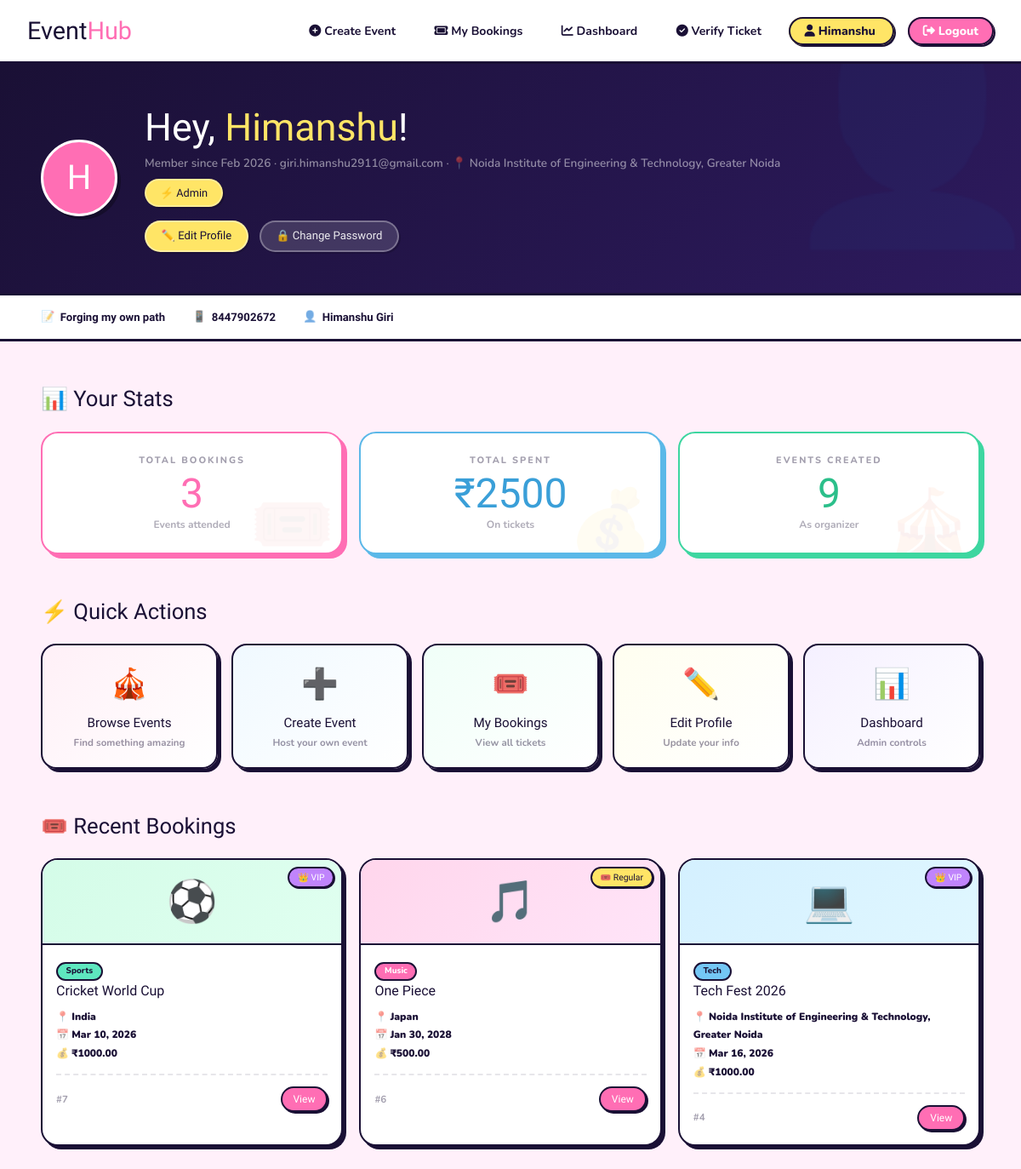
/accounts/profile/ (signed in), run on the app's committed database.
### events/models.py (models this page shows, shortened)
class UserProfile(models.Model):
    user = models.OneToOneField(User, on_delete=models.CASCADE)
    bio = models.TextField(blank=True, null=True, max_length=300)
    mobile = models.CharField(max_length=15, blank=True, null=True)
    profile_picture = models.ImageField(upload_to='profile_pics/', blank=True, null=True)
    location = models.CharField(max_length=100, blank=True, null=True)
    is_email_verified = models.BooleanField(default=False)

class Booking(models.Model):
    TICKET_CHOICES = [
        ('Regular', 'Regular'),
        ('VIP', 'VIP'),
    ]
    event = models.ForeignKey(Event, on_delete=models.CASCADE)
    user = models.ForeignKey(User, on_delete=models.CASCADE)
    ticket_type = models.CharField(max_length=20, choices=TICKET_CHOICES, default='Regular')
    price = models.DecimalField(max_digits=8, decimal_places=2, default=0)
    booked_at = models.DateTimeField(auto_now_add=True)
    qr_code = models.ImageField(upload_to='qr_codes/', blank=True, null=True)
    is_used = models.BooleanField(default=False)

class Event(models.Model):
    title = models.CharField(max_length=200)
    description = models.TextField()
    location = models.CharField(max_length=200)
    date = models.DateTimeField()
    capacity = models.IntegerField()
    created_by = models.ForeignKey(User, on_delete=models.CASCADE)
    image = models.ImageField(upload_to='event_images/', blank=True, null=True)
    CATEGORY_CHOICES = [
        ('Tech', 'Tech'),
        ('Music', 'Music'),
        ('Sports', 'Sports'),
        ('Business', 'Business'),
    ]
    category = models.CharField(max_length=50, choices=CATEGORY_CHOICES, default='Tech')

### events/views.py (the view)
# urls.py: path('accounts/profile/', views.profile, name='profile'),
@login_required
def profile(request):
    bookings = Booking.objects.filter(user=request.user).order_by('-booked_at')
    total_spent = bookings.aggregate(total=Sum('price'))['total'] or 0
    events_created = Event.objects.filter(created_by=request.user).count()
    profile, created = UserProfile.objects.get_or_create(user=request.user)
    context = {
        'bookings': bookings,
        'total_spent': total_spent,
        'events_created': events_created,
        'total_bookings': bookings.count(),
        'profile': profile,
    }
    return render(request, 'events/profile.html', context)

### events/templates/events/profile.html (shortened to what this page needs)
{% extends 'events/base.html' %}
{% block content %}
<div class="profile-header">
  <div class="profile-header-inner">
    <div class="avatar">
      {% if profile.profile_picture %}
        <img src="{{ profile.profile_picture.url }}" alt="{{ user.username }}">
      {% else %}
        {{ user.username|first|upper }}
      {% endif %}
    </div>
    <div class="profile-info">
      <h1>Hey, <em>{{ user.username }}</em>!</h1>
      <p>
        Member since {{ user.date_joined|date:"M Y" }}
        {% if user.email %} · {{ user.email }}{% endif %}
        {% if profile.location %} · 📍 {{ profile.location }}{% endif %}
      </p>
      <div class="profile-badge">
        {% if user.is_superuser %}⚡ Admin{% else %}🎟️ Event Lover{% endif %}
      </div>
      <div class="profile-actions">
        <a href="{% url 'edit_profile' %}" class="btn-profile-action btn-edit">
          ✏️ Edit Profile
        </a>
        <a href="{% url 'change_password' %}" class="btn-profile-action btn-passwd">
          🔒 Change Password
        </a>
      </div>
    </div>
  </div>
</div>
{% if profile.bio or profile.mobile %}
<div class="info-strip">
  <div class="info-strip-inner">
    {% if profile.bio %}
      <div class="info-chip">📝 <span>{{ profile.bio }}</span></div>
    {% endif %}
    {% if profile.mobile %}
      <div class="info-chip">📱 <span>{{ profile.mobile }}</span></div>
    {% endif %}
    {% if user.first_name %}
      <div class="info-chip">👤 <span>{{ user.first_name }} {{ user.last_name }}</span></div>
    {% endif %}
  </div>
</div>
{% endif %}
<div class="profile-wrap">
  <div class="section-title">📊 Your Stats</div>
  <div class="stats-row">
    <div class="stat-card stat-pink" data-emoji="🎟️">
      <div class="stat-label">Total Bookings</div>
      <div class="stat-value">{{ total_bookings }}</div>
      <div class="stat-sub">Events attended</div>
    </div>
    <div class="stat-card stat-sky" data-emoji="💰">
      <div class="stat-label">Total Spent</div>
      <div class="stat-value">₹{{ total_spent }}</div>
      <div class="stat-sub">On tickets</div>
    </div>
    <div class="stat-card stat-mint" data-emoji="🎪">
      <div class="stat-label">Events Created</div>
      <div class="stat-value">{{ events_created }}</div>
      <div class="stat-sub">As organizer</div>
    </div>
  </div>
  <div class="section-title">⚡ Quick Actions</div>
  <div class="actions-grid">
    <a href="{% url 'event_list' %}" class="action-card ac-pink">
      <div class="action-icon">🎪</div>
      <div class="action-title">Browse Events</div>
      <div class="action-sub">Find something amazing</div>
    </a>
    <a href="{% url 'create_event' %}" class="action-card ac-sky">
      <div class="action-icon">➕</div>
      <div class="action-title">Create Event</div>
      <div class="action-sub">Host your own event</div>
    </a>
    <a href="{% url 'my_bookings' %}" class="action-card ac-mint">
      <div class="action-icon">🎟️</div>
      <div class="action-title">My Bookings</div>
      <div class="action-sub">View all tickets</div>
    </a>
    <a href="{% url 'edit_profile' %}" class="action-card ac-lemon">
      <div class="action-icon">✏️</div>
      <div class="action-title">Edit Profile</div>
      <div class="action-sub">Update your info</div>
    </a>
    {% if user.is_superuser %}
      <a href="{% url 'dashboard' %}" class="action-card ac-lav">
        <div class="action-icon">📊</div>
        <div class="action-title">Dashboard</div>
        <div class="action-sub">Admin controls</div>
      </a>
    {% endif %}
  </div>
  <div class="section-title">🎟️ Recent Bookings</div>
  <div class="bookings-grid">
    {% for booking in bookings|slice:":6" %}
      <div class="booking-card">
        {% if booking.event.category == 'Tech' %}
          <div class="booking-card-top top-tech">💻
        {% elif booking.event.category == 'Music' %}
          <div class="booking-card-top top-music">🎵
        {% elif booking.event.category == 'Sports' %}
          <div class="booking-card-top top-sports">⚽
        {% elif booking.event.category == 'Business' %}
          <div class="booking-card-top top-business">💼
        {% else %}
          <div class="booking-card-top top-default">🎉
        {% endif %}
          <span class="ticket-float {% if booking.ticket_type == 'VIP' %}badge-vip{% else %}badge-regular{% endif %}">
            {% if booking.ticket_type == 'VIP' %}👑 VIP{% else %}🎟️ Regular{% endif %}
          </span>
        </div>
        <div class="booking-card-body">
          {% if booking.event.category == 'Tech' %}<span class="mini-tag t-sky">Tech</span>
          {% elif booking.event.category == 'Music' %}<span class="mini-tag t-pink">Music</span>
          {% elif booking.event.category == 'Sports' %}<span class="mini-tag t-mint">Sports</span>
          {% elif booking.event.category == 'Business' %}<span class="mini-tag t-lemon">Business</span>
          {% else %}<span class="mini-tag t-lav">Other</span>{% endif %}
          <div class="booking-event-name">{{ booking.event.title }}</div>
          <div class="booking-meta">
            📍 <b>{{ booking.event.location }}</b><br>
            📅 <b>{{ booking.event.date|date:"M d, Y" }}</b><br>
            💰 <b>₹{{ booking.price }}</b>
          </div>
          <div class="booking-footer">
            <span style="font-size:0.72rem;font-weight:700;color:rgba(26,16,53,0.4)">#{{ booking.id }}</span>
            <a href="{% url 'event_detail' booking.event.id %}" class="btn-sm-pop">View</a>
          </div>
        </div>
      </div>
    {% endfor %}
  </div>
</div>
{% endblock %}

### events/templates/events/base.html (shortened to what this page needs)
<!DOCTYPE html>
<html>
<head>
<link href="https://cdn.jsdelivr.net/npm/bootstrap@5.3.3/dist/css/bootstrap.min.css" rel="stylesheet">
<link rel="stylesheet" href="https://cdnjs.cloudflare.com/ajax/libs/font-awesome/6.5.0/css/all.min.css">
</head>
<body>
<nav class="navbar navbar-dark bg-dark px-4">
    <a class="navbar-brand" href="{% url 'home' %}">
        Event<span style="color:#ff6eb4">Hub</span>
    </a>
    <div>
        <a class="text-light me-3" href="{% url 'create_event' %}">
            <i class="fa-solid fa-circle-plus"></i> Create Event
        </a>
        <a class="text-light me-3" href="{% url 'my_bookings' %}">
            <i class="fa-solid fa-ticket"></i> My Bookings
        </a>
        <a class="text-light me-3" href="{% url 'dashboard' %}">
            <i class="fa-solid fa-chart-line"></i> Dashboard
        </a>
        <a class="text-light me-3" href="{% url 'verify_ticket' %}">
            <i class="fa-solid fa-check-circle"></i> Verify Ticket
        </a>
        {% if user.is_authenticated %}
            <a class="text-warning me-3" href="{% url 'profile' %}">
                <i class="fa-solid fa-user"></i> {{ user.username }}
            </a>
            <a class="text-danger" href="{% url 'logout' %}">
                <i class="fa-solid fa-right-from-bracket"></i> Logout
            </a>
        {% endif %}
    </div>
</nav>
<div class="container mt-5">
    {% block content %}
    {% endblock %}
</div>
</body>
</html>

### events/templates/events/base.html (style rules this page uses)
body { background: #fff0fa; background-image: none; font-family: 'Nunito', sans-serif; margin: 0; padding: 0; }
body::before { display: none; }
.navbar.navbar-dark.bg-dark { background: #fff !important; border-bottom: 3px solid #1a1035 !important; box-shadow: 0 4px 0 rgba(0,0,0,0.08) !important; padding: 0.6rem 2rem !important; }
.navbar .navbar-brand { font-family: 'Fredoka One', cursive !important; font-size: 1.8rem !important; color: #1a1035 !important; text-decoration: none !important; }
.navbar a.text-light { color: #1a1035 !important; font-weight: 700 !important; font-size: 0.88rem !important; padding: 0.4rem 0.8rem !important; border-radius: 100px !important; transition: all 0.2s !important; text-decoration: none !important; }
.navbar a.text-warning { color: #1a1035 !important; font-weight: 800 !important; font-size: 0.88rem !important; background: #ffe566 !important; border: 2px solid #1a1035 !important; border-radius: 100px !important; padding: 0.3rem 1rem !important; box-shadow: 2px 2px 0 #1a1035 !important; text-decoration: none !important; transition: all 0.2s !important; }
.navbar a.text-danger { color: #fff !important; background: #ff6eb4 !important; border: 2px solid #1a1035 !important; border-radius: 100px !important; padding: 0.3rem 1rem !important; font-weight: 800 !important; font-size: 0.88rem !important; box-shadow: 2px 2px 0 #1a1035 !important; transition: all 0.2s !important; text-decoration: none !important; }
.container.mt-5 { margin-top: 0 !important; max-width: 100% !important; padding: 0 !important; }
h1, h2, h3, h4, h5 { font-family: 'Boogaloo', cursive; color: #1a1035; }
a { transition: all 0.2s; }

### data on the page
UserProfile: location "Noida Institute of Engineering & Technology, Greater Noida", bio "Forging my own path", mobile "8447902672"
Booking: ticket_type "👑 VIP", shows "Sports", event "Cricket World Cup", event.location "India", event "Mar 10, 2026", price "1000.00", id "7"
Booking: ticket_type "🎟️ Regular", shows "Music", event "One Piece", event.location "Japan", event "Jan 30, 2028", price "500.00", id "6"
Booking: ticket_type "👑 VIP", shows "Tech", event "Tech Fest 2026", event.location "Noida Institute of Engineering & Technology, Greater Noida", event "Mar 16, 2026", price "1000.00", id "4"

### other printed values
{{ user.username }} "Himanshu"
{{ user.username|first|upper }} "H"
{{ user.date_joined|date:"M Y" }} "Feb 2026"
{{ user.email }} "giri.himanshu2911@gmail.com"
{{ user.first_name }} "Himanshu"
{{ user.last_name }} "Giri"
{{ total_bookings }} "3"
{{ total_spent }} "2500"
{{ events_created }} "9"
